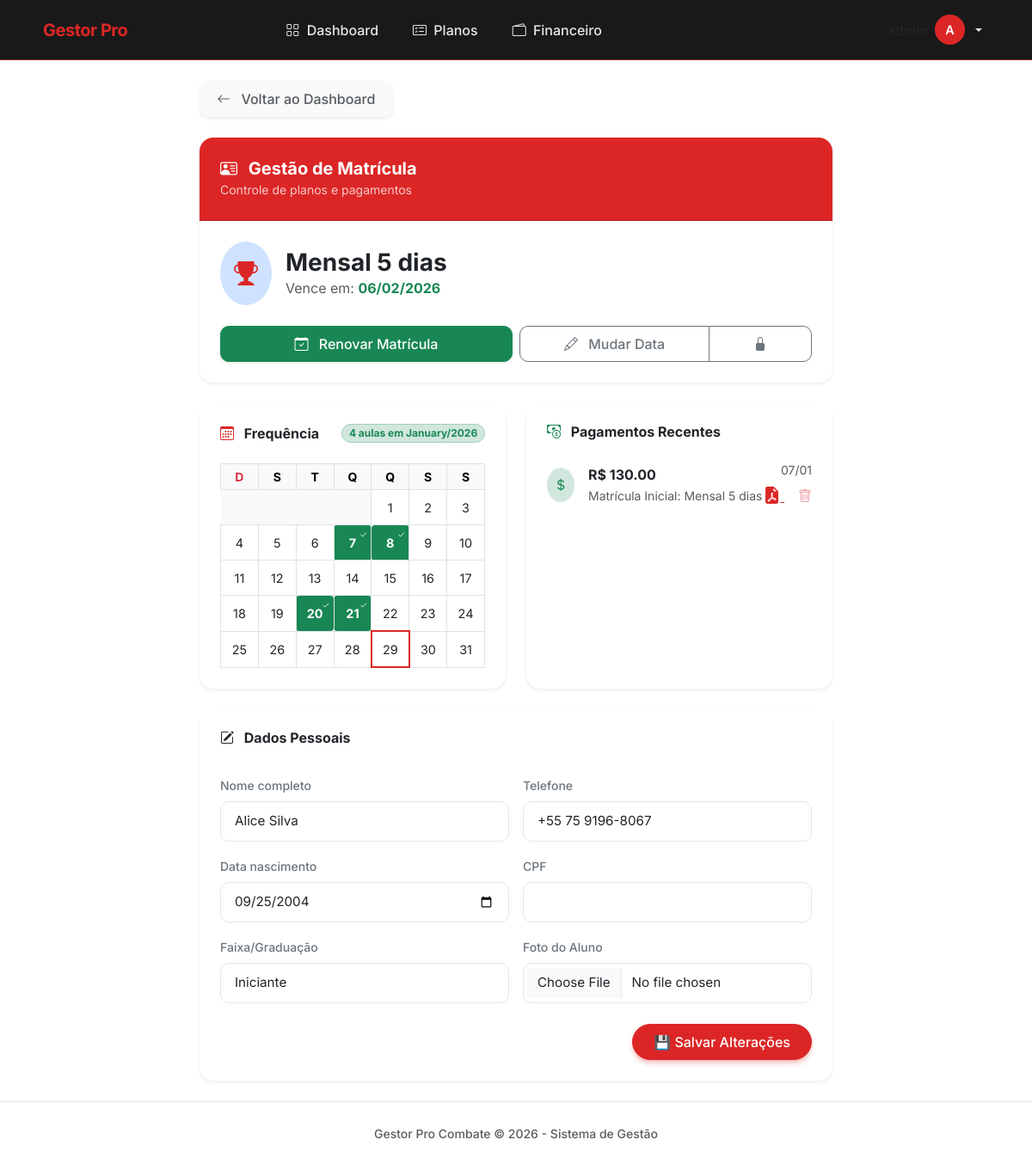
The app's page /editar/4/ (signed in) with its own data.
### core/models.py (models this page shows, shortened)
class Matricula(models.Model):
    aluno = models.ForeignKey(Aluno, on_delete=models.CASCADE)
    plano = models.ForeignKey(Plano, on_delete=models.SET_NULL, null=True)
    data_inicio = models.DateField(default=timezone.now)
    trancada = models.BooleanField(default=False)
    data_vencimento = models.DateField(null=True, blank=True)
    ativo = models.BooleanField(default=True)

class Plano(models.Model):
    nome = models.CharField(max_length=100, verbose_name="Nome do Plano")
    preco = models.DecimalField(max_digits=6, decimal_places=2, verbose_name="Preço Mensal")
    descricao = models.TextField(blank=True, verbose_name="Descrição")

class Aluno(models.Model):
    nome_completo = models.CharField(max_length=150)
    data_nascimento = models.DateField()
    cpf = models.CharField(max_length=14, unique=True, blank=True, null=True, verbose_name="CPF")
    email = models.EmailField(blank=True, null=True)
    telefone = models.CharField(max_length=20)
    graduacao = models.CharField(max_length=50, default="Iniciante", verbose_name="Faixa/Graduação")
    foto = models.ImageField(upload_to='alunos_fotos', blank=True, null=True, verbose_name="Foto do Aluno")
    data_cadastro = models.DateTimeField(default=timezone.now)
    def get_presencas_mes(self):
        hoje = timezone.now()
        return self.presenca_set.filter(
            data_aula__month=hoje.month,
            data_aula__year=hoje.year
        ).count()

class Pagamento(models.Model):
    aluno = models.ForeignKey(Aluno, on_delete=models.CASCADE)
    valor = models.DecimalField(max_digits=6, decimal_places=2)
    data_pagamento = models.DateTimeField(default=timezone.now)
    descricao = models.CharField(max_length=100, blank=True) # Ex: "Mensalidade Maio"

### core/views.py (the view)
# urls.py: path('editar/<int:id>/', editar_aluno, name='editar_aluno'),
@login_required
def editar_aluno(request, id):
    aluno = get_object_or_404(Aluno, pk=id)
    matricula = aluno.matricula_set.first()
    pagamentos = aluno.pagamento_set.all().order_by('-data_pagamento')[:5]
    todos_planos = Plano.objects.all()
    hoje = timezone.now()
    ano = hoje.year
    mes = hoje.month
    dias_presenca = Presenca.objects.filter(
        aluno=aluno,
        data_aula__year=ano,
        data_aula__month=mes
    ).values_list('data_aula', flat=True)
    dias_presenca_set = {d.day for d in dias_presenca}
    cal = calendar.Calendar(firstweekday=6) # 6 = Domingo
    dias_do_mes = cal.monthdayscalendar(ano, mes)
    calendario_html = []
    for semana in dias_do_mes:
        semana_html = []
        for dia in semana:
            if dia == 0:
                semana_html.append(None) # Dia de outro mês
            else:
                semana_html.append({
                    'dia': dia,
                    'presente': dia in dias_presenca_set, # True ou False
                    'hoje': (dia == hoje.day)
                })
        calendario_html.append(semana_html)
    if request.method == 'POST':
        form = AlunoForm(request.POST, request.FILES, instance=aluno)
        if form.is_valid():
            form.save()
            return redirect('home')
    else:
        form = AlunoForm(instance=aluno)
    context = {
        'form': form,
        'aluno': aluno,
        'matricula': matricula,
        'pagamentos': pagamentos,
        'todos_planos': todos_planos,
        'calendario': calendario_html,
        'mes_atual_nome': hoje.strftime('%B/%Y')
    }
    return render(request, 'core/editar_aluno.html', context)

### core/templates/core/editar_aluno.html (shortened to what this page needs)
{% extends 'core/base.html' %}
{% block conteudo %}
<div class="row justify-content-center">
    <div class="col-lg-8">
        <a href="{% url 'home' %}" class="btn btn-light mb-4 shadow-sm text-muted">
            <i class="bi bi-arrow-left me-2"></i> Voltar ao Dashboard
        </a>
        <div class="card mb-4 shadow-sm border-0 overflow-hidden">
            <div class="card-header bg-primary text-white p-4">
                <div class="d-flex justify-content-between align-items-center">
                    <div>
                        <h5 class="mb-0 fw-bold text-white"><i class="bi bi-person-vcard me-2"></i> Gestão de Matrícula</h5>
                        <small class="opacity-75">Controle de planos e pagamentos</small>
                    </div>
                </div>
            </div>
            <div class="card-body p-4">
                {% if matricula %}
                    <div class="d-flex align-items-center mb-4">
                        <div class="bg-primary-subtle text-primary rounded-circle p-3 me-3">
                            <i class="bi bi-trophy-fill fs-3"></i>
                        </div>
                        <div>
                            <h3 class="fw-bold text-dark mb-0">{{ matricula.plano.nome }}</h3>
                            <div class="text-muted">
                                Vence em:
                                <strong class="{% if matricula.get_status_display == 'Vencido' %}text-danger{% else %}text-success{% endif %}">
                                    {{ matricula.data_vencimento|date:"d/m/Y" }}
                                </strong>
                            </div>
                        </div>
                    </div>
                    <div class="row g-2">
                        <div class="col-md-6">
                            {% if matricula.trancada %}
                                <a href="{% url 'trancar_matricula' aluno.id %}" class="btn btn-info text-white w-100 py-2 fw-medium">
                                    <i class="bi bi-unlock-fill me-2"></i> Destrancar
                                </a>
                            {% else %}
                                <button type="button" class="btn btn-success w-100 py-2 fw-medium shadow-sm" data-bs-toggle="modal" data-bs-target="#modalRenovacao">
                                    <i class="bi bi-calendar-check me-2"></i> Renovar Matrícula
                                </button>
                            {% endif %}
                        </div>
                        <div class="col-md-6">
                            <div class="btn-group w-100">
                                <button class="btn btn-outline-secondary py-2" data-bs-toggle="modal" data-bs-target="#modalData">
                                    <i class="bi bi-pencil me-2"></i> Mudar Data
                                </button>
                                {% if not matricula.trancada %}
                                <a href="{% url 'trancar_matricula' aluno.id %}"
                                   class="btn btn-outline-secondary py-2"
                                   onclick="return confirm('Deseja realmente trancar esta matrícula? O aluno ficará com status de Pausa.')">
                                    <i class="bi bi-lock-fill"></i>
                                </a>
                                {% endif %}
                            </div>
                        </div>
                    </div>
                {% endif %}
            </div>
        </div>
        <div class="row g-4">
            <div class="col-md-6">
                <div class="card h-100 shadow-sm border-0">
                    <div class="card-header bg-white border-bottom-0 pt-4 px-4 pb-0">
                        <div class="d-flex justify-content-between align-items-center">
                            <h6 class="fw-bold mb-0"><i class="bi bi-calendar3 me-2 text-primary"></i> Frequência</h6>
                            <span class="badge bg-success-subtle text-success border border-success-subtle rounded-pill">
                                {{ aluno.get_presencas_mes }} aulas em {{ mes_atual_nome }}
                            </span>
                        </div>
                    </div>
                    <div class="card-body p-4">
                        <div class="table-responsive">
                            <table class="table table-bordered text-center table-sm mb-0" style="table-layout: fixed;">
                                <thead class="table-light">
                                    <tr>
                                        <th class="text-danger small">D</th>
                                        <th class="small">S</th>
                                        <th class="small">T</th>
                                        <th class="small">Q</th>
                                        <th class="small">Q</th>
                                        <th class="small">S</th>
                                        <th class="small">S</th>
                                    </tr>
                                </thead>
                                <tbody>
                                    {% for semana in calendario %}
                                    <tr>
                                        {% for dia in semana %}
                                            {% if dia is None %}
                                                <td class="bg-light border-0"></td>
                                            {% else %}
                                                <td class="position-relative p-2 rounded-1
                                                    {% if dia.presente %}bg-success text-white fw-bold shadow-sm{% endif %}
                                                    {% if dia.hoje %}border border-2 border-primary{% endif %}">
                                                    <span style="font-size: 0.9rem;">{{ dia.dia }}</span>
                                                    {% if dia.presente %}
                                                        <i class="bi bi-check2 position-absolute top-0 end-0 me-1 mt-1" style="font-size: 0.6rem;"></i>
                                                    {% endif %}
                                                </td>
                                            {% endif %}
                                        {% endfor %}
                                    </tr>
                                    {% endfor %}
                                </tbody>
                            </table>
                        </div>
                    </div>
                </div>
            </div>
            <div class="col-md-6">
                <div class="card h-100 shadow-sm border-0">
                    <div class="card-header bg-white border-bottom-0 pt-4 px-4 pb-0">
                        <h6 class="fw-bold mb-0"><i class="bi bi-cash-coin me-2 text-success"></i> Pagamentos Recentes</h6>
                    </div>
                    <div class="card-body p-0">
                        <ul class="list-group list-group-flush mt-2">
                            {% for pg in pagamentos %}
                                <li class="list-group-item d-flex justify-content-between align-items-center px-4 py-3 border-0">
                                    <div class="d-flex align-items-center">
                                        <div class="bg-success-subtle text-success rounded-circle p-2 me-3">
                                            <i class="bi bi-currency-dollar"></i>
                                        </div>
                                        <div>
                                            <span class="fw-bold d-block text-dark">R$ {{ pg.valor }}</span>
                                            <small class="text-muted">{{ pg.descricao }}</small>
                                        </div>
                                    </div>
<div class="text-end">
    <small class="d-block text-muted mb-1">{{ pg.data_pagamento|date:"d/m" }}</small>
    <a href="{% url 'gerar_recibo' pg.id %}" target="_blank"
       class="text-primary me-3 hover-opacity-100"
       title="Baixar Recibo PDF">
        <i class="bi bi-file-earmark-pdf-fill fs-5"></i>
    </a>
    <a href="{% url 'excluir_pagamento' pg.id %}"
       class="text-danger opacity-50 hover-opacity-100"
       onclick="return confirm('Tem certeza? Isso anula o pagamento.')"
       title="Excluir">
        <i class="bi bi-trash"></i>
    </a>
</div>
                                </li>
                            {% empty %}
                                <li class="list-group-item text-center py-5 text-muted border-0">
                                    <i class="bi bi-wallet2 fs-1 mb-2 d-block opacity-25"></i>
                                    Nenhum pagamento registado.
                                </li>
                            {% endfor %}
                        </ul>
                    </div>
                </div>
            </div>
        </div>
        <div class="card shadow-sm mt-4 border-0">
            <div class="card-header bg-white border-bottom-0 pt-4 px-4">
                <h6 class="fw-bold mb-0"><i class="bi bi-pencil-square me-2"></i> Dados Pessoais</h6>
            </div>
            <div class="card-body p-4">
                <form method="POST" enctype="multipart/form-data">
                    <div class="row g-3">
                        {% for field in form %}
                            <div class="col-md-6">
                                <label class="form-label fw-medium small text-secondary">{{ field.label }}</label>
                                {{ field }}
                            </div>
                        {% endfor %}
                    </div>
                    <div class="mt-4 text-end">
                        <button type="submit" class="btn btn-primary px-4 rounded-pill">
                            💾 Salvar Alterações
                        </button>
                    </div>
                </form>
            </div>
        </div>
    </div>
</div>
{% endblock %}

### core/templates/core/base.html (shortened to what this page needs)
{% load static %}
<!DOCTYPE html>
<html lang="pt-br">
<head>
    <link href="https://cdn.jsdelivr.net/npm/bootstrap@5.3.0/dist/css/bootstrap.min.css" rel="stylesheet">
    <link rel="stylesheet" href="https://cdn.jsdelivr.net/npm/bootstrap-icons@1.10.5/font/bootstrap-icons.css">
</head>
<body>
    <nav class="navbar navbar-expand-lg navbar-glass fixed-top">
        <div class="container">
            <a class="navbar-brand d-flex align-items-center gap-2" href="{% url 'home' %}">
                 Gestor Pro
            </a>
            <div class="collapse navbar-collapse" id="navbarToggle">
                <ul class="navbar-nav mx-auto mb-2 mb-lg-0">
                    <li class="nav-item px-1">
                        <a class="nav-link" href="{% url 'home' %}">
                            <i class="bi bi-grid me-1"></i> Dashboard
                        </a>
                    </li>
                    <li class="nav-item px-1">
                        <a class="nav-link" href="{% url 'lista_planos' %}">
                            <i class="bi bi-card-checklist me-1"></i> Planos
                        </a>
                    </li>
                    {% if user.is_authenticated %}
                    <li class="nav-item px-1">
                        <a class="nav-link" href="{% url 'relatorio_financeiro' %}">
                            <i class="bi bi-wallet2 me-1"></i> Financeiro
                        </a>
                    </li>
                    {% endif %}
                </ul>
                <ul class="navbar-nav ms-auto mb-2 mb-lg-0 align-items-center gap-3">
                    {% if user.is_authenticated %}
                        <li class="nav-item dropdown">
                            <a class="nav-link dropdown-toggle d-flex align-items-center gap-2 p-0" href="#" role="button" data-bs-toggle="dropdown">
                                <span class="d-none d-lg-block text-dark fw-medium">{{ user.username }}</span>
                                <div class="user-avatar">
                                    {{ user.username|slice:":1"|upper }}
                                </div>
                            </a>
                        </li>
                    {% else %}
                        <li class="nav-item">
                            <a class="btn btn-primary px-4 shadow-sm" href="/admin/login/">Entrar</a>
                        </li>
                    {% endif %}
                </ul>
            </div>
        </div>
    </nav>
    <div class="container py-4">
        {% block conteudo %}
        {% endblock %}
    </div>
    <footer class="text-center py-4 border-top bg-white mt-auto">
        <div class="container">
            <small class="text-muted fw-medium">Gestor Pro Combate &copy; {% now "Y" %} - Sistema de Gestão</small>
        </div>
    </footer>
</body>
</html>

### records on screen
Matricula: plano.nome "Mensal 5 dias", data_vencimento "06/02/2026"
Aluno: get_presencas_mes "4", form "Alice Silva" "+55 75 9196-8067" "09/25/2004" "Iniciante"
Pagamento: valor "130.00", descricao "Matrícula Inicial: Mensal 5 dias", data_pagamento "07/01"

### other values on screen
{{ user.username|slice:":1"|upper }} "A"
{{ mes_atual_nome }} "January/2026"
{{ dia.dia }} "1" "2" "3" "4" "5" "6" "7" "8" "9" "10" "11" "12" "13" "14" "15" "16" "17" "18" "19" "20" "21" "22" "23" "24" "25" "26" "27" "28" "29" "30" "31"
{{ field.label }} "Nome completo" "Telefone" "Data nascimento" "CPF" "Faixa/Graduação" "Foto do Aluno"
